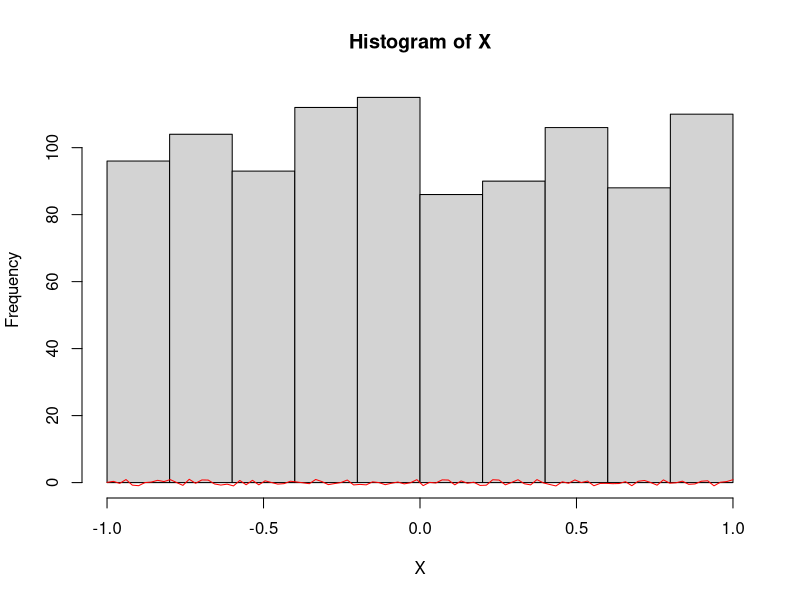
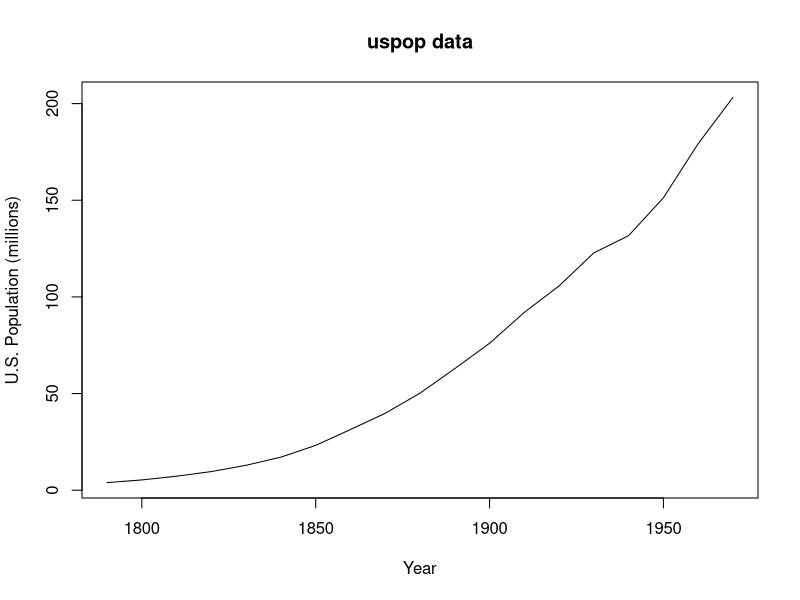
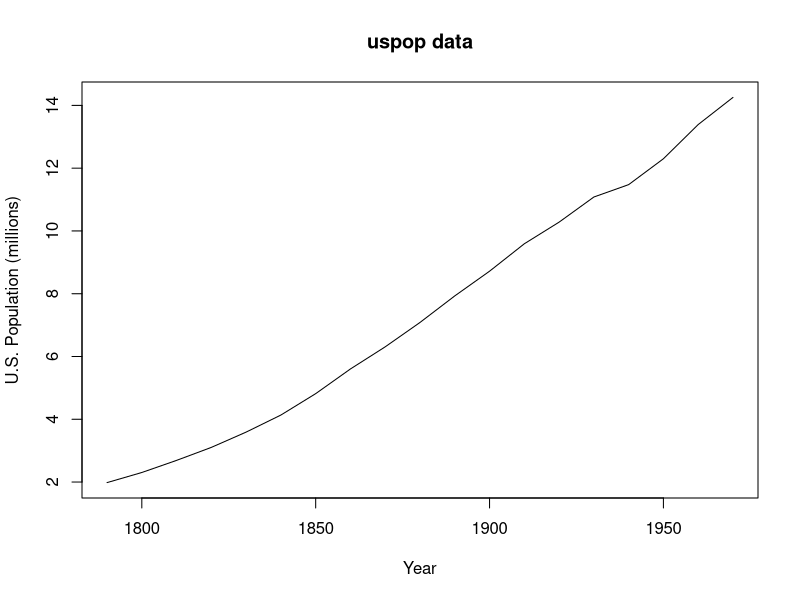

Generate these figures, in order, with R:
## ---- chunk 1
set.seed(1)
X=runif(1000,-1,1)
Y=X^2
cor(X,Y)
knitr::opts_chunk$set(echo = TRUE)
## ---- chunk 2
set.seed(1)
x1 = runif(10, min = -1, max = 1)
mean(x1)
x2 = runif(100, min = -1, max = 1)
mean(x2)
x3 = runif(1000, min = -1, max = 1)
mean(x3)
## ---- chunk 3
set.seed(1)
X <- runif(1000, min = -1, max = 1)
hist(X)
curve(runif(x, min = -1, max = 1), col = 'red', n =100, add = T)
## ---- chunk 4
uspop_sqrt = sqrt(uspop)

plot(uspop, main = "uspop data", xlab = "Year",
     ylab = "U.S. Population (millions)")
plot(uspop_sqrt, main = "uspop data", xlab = "Year",
     ylab = "U.S. Population (millions)")

